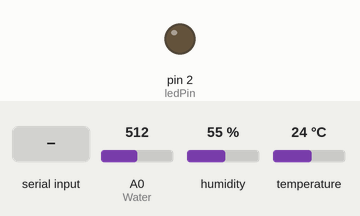
A sketch run on a simulated Arduino Uno, built with avr-gcc and run on an emulated ATmega328P. Shown: output pins drawn as LEDs (lit = HIGH). The test bench sets the inputs (shaded band); at power-on: A0 (Water) = 512, humidity 55 %, temperature 24 °C. What the sketch prints to the serial monitor is not drawn.

Above: at 2.2 s.
2.3 s: "2\n" received over Serial
At 3.3 s:
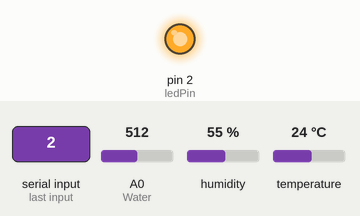
Timing chart, 0 to 14.3 s (numbered marks = the images above; inputs shaded):
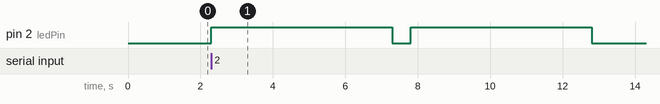

The sketch:

Edge_Device_1.ino
```cpp
#include "DHT.h"

#define DHT11Pin 3
#define DHTType DHT11
DHT HT(DHT11Pin, DHTType);

float humi;
float tempC;
const int Water = A0;
int WaterValue = 0;

const int ledPin = 2;
bool ledState = LOW;
unsigned long previousMillis = 0;
const long interval = 5000;

void setup() {
  pinMode(DHT11Pin, INPUT);
  pinMode(ledPin, OUTPUT);
  Serial.begin(9600);
  HT.begin();
  delay(1000);
}

void loop() {
  delay(1000);
  humi = HT.readHumidity();
  tempC = HT.readTemperature();

  WaterValue = analogRead(Water);
  Serial.print(WaterValue);
  Serial.print(";");
  Serial.print(humi);
  Serial.print(";");
  Serial.print(tempC);
  Serial.println();

  int value = Serial.parseInt();
  if (value == 1) {
    digitalWrite(ledPin, HIGH);
    previousMillis = millis();
    ledState = HIGH;
  } else if (value == 2) {
    digitalWrite(ledPin, HIGH);
    delay(5000);
    digitalWrite(ledPin, LOW);
    delay(500);
    digitalWrite(ledPin, HIGH);
    delay(5000);
    digitalWrite(ledPin, LOW);
    ledState = LOW;
  }

  // Check if it's time to turn off the LED
  if (ledState == HIGH && millis() - previousMillis >= interval) {
    digitalWrite(ledPin, LOW);
    ledState = LOW;
  }
}
```

Measured:
- after the input at 2.3 s, pin 2 (ledPin): alternates HIGH for 5.0 s and LOW for 0.50 s, starting at once
